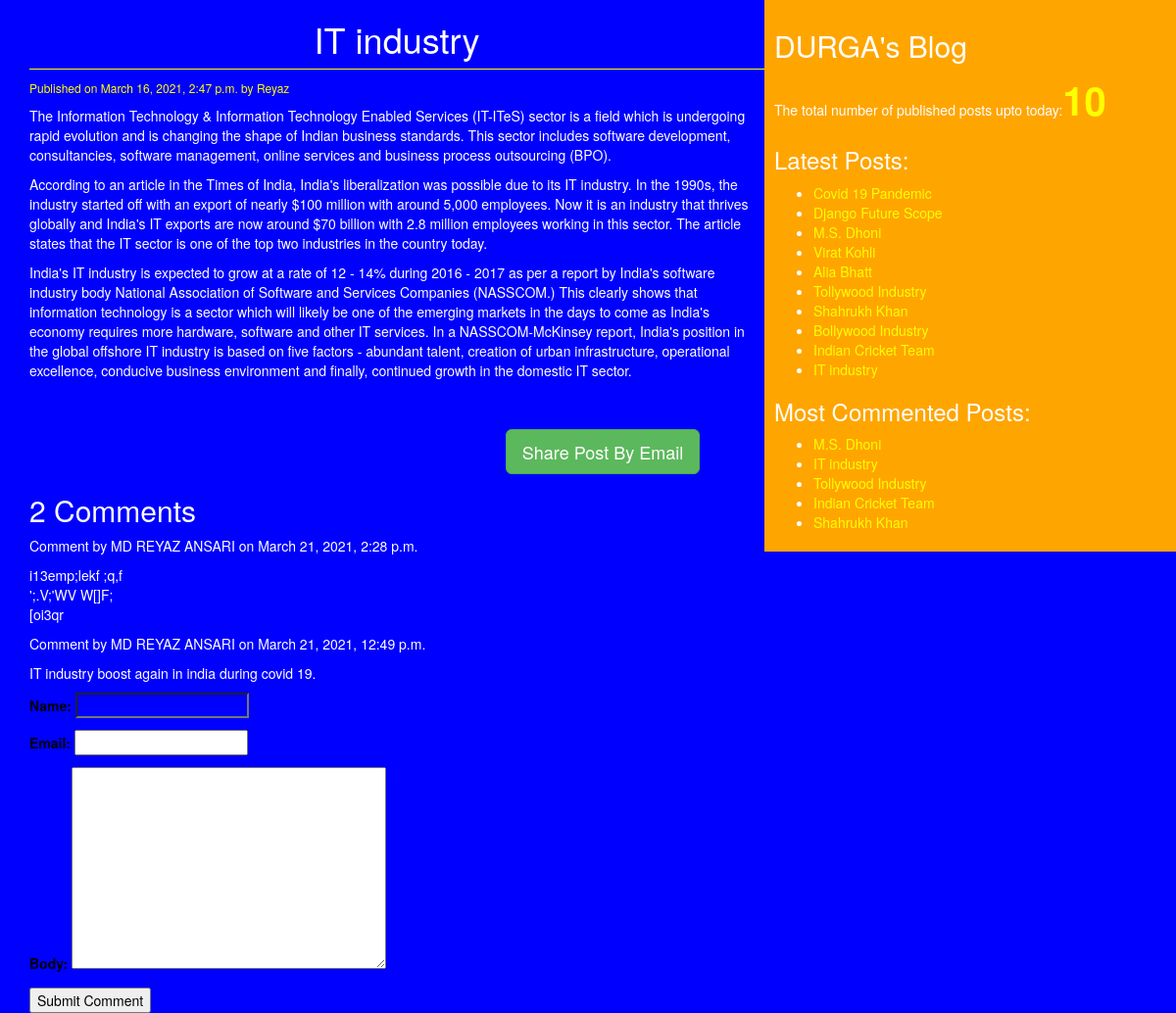
The app's page /2021/03/16/it-industry/ with its own data.
### blog/models.py (models this page shows, shortened)
class Post(models.Model):
    STATUS_CHOICES = (('draft','Draft'),('published','Published'))
    title=models.CharField(max_length=256)
    slug=models.SlugField(max_length=264,unique_for_date='publish')
    author=models.ForeignKey(User, related_name='blog_posts',on_delete=models.CASCADE)
    body=models.TextField()
    publish=models.DateTimeField(default=timezone.now)
    created=models.DateTimeField(auto_now_add=True)
    updated=models.DateTimeField(auto_now=True)
    status=models.CharField(max_length=10,choices=STATUS_CHOICES,default='draft')
    tags=TaggableManager()  # automatic create Tags database table that associated with Post database Table.
    class Meta:
        ordering=('publish','author')
    def get_absolute_url(self):
        return reverse('post_detail', args=[self.publish.year,self.publish.strftime('%m'),
               self.publish.strftime('%d'),self.slug])

class Comment(models.Model):
    post = models.ForeignKey(Post,related_name='comments', on_delete=models.CASCADE)
    name = models.CharField(max_length=32)
    email = models.EmailField()
    body = models.TextField()
    created = models.DateTimeField(auto_now_add=True)
    updated = models.DateTimeField(auto_now=True)
    active = models.BooleanField(default=True)
    class Meta:
        ordering = ('-created',)

### blog/views.py (the view)
def post_detail_view(request,year,month,day,post):
    post = get_object_or_404(Post,slug = post,
                           status ='published',
                           publish__year = year,
                           publish__month = month,
                           publish__day = day)
    comments = post.comments.filter(active=True)
    csubmit=False
    if request.method=='POST':
        form=CommentForm(request.POST)
        if form.is_valid():
            new_comment = form.save(commit=False)
            new_comment.post = post
            new_comment.save()
            csubmit=True
    else:
        form=CommentForm()
    return render(request,'blog/post_detail.html',{'post':post, 'form':form, 'csubmit':csubmit, 'comments':comments})

### blog/forms.py
class CommentForm(forms.ModelForm):
    class Meta:
        model = Comment
        fields = ('name','email','body')

### blog/templatetags/blog_tags.py (called while the page is built)
@register.simple_tag(name='my_tag')
def total_posts():
    return Post.objects.count()

@register.inclusion_tag('blog/latest_posts123.html')
def show_latest_posts(count=3):
    latest_posts=Post.objects.order_by('-publish')[:count]
    return {'latest_posts':latest_posts}

@register.simple_tag
def get_most_commented_posts(count=5):
    return Post.objects.annotate(total_comments=Count('comments')).order_by('-total_comments')[:count]

### templates/blog/post_detail.html (shortened to what this page needs)
<!DOCTYPE html>
{%extends 'blog/base.html'%}
{%block content%}
    <h1>{{post.title}}</h1>
    <p id='date'>Published on {{post.publish}} by {{post.author|title}}</p>
    {{post.body|linebreaks}}<br><br>
    <div class="container" align="center">
        <a href="/{{post.id}}/share" class="btn btn-lg btn-success">Share Post By Email</a>
    </div>
    {%with comments.count as comments_count%}
        <h2>{{comments_count}} Comment{{comments_count|pluralize}}</h2>
    {%endwith%}
    {%if comments%}
        {%for comment in comments%}
            <p>Comment {{forloop.conter}} by {{comment.name}} on {{comment.created}}</p>
        <div class="cb">{{comment.body|linebreaks}}</div>
        {%endfor%}
        {%else%}
        <p>There are no comments Yet!!!</p>
        {%endif%}
    {%if csubmit%}
        <h2>Your Comment Added Successfully</h2>
        {%else%}
        <div class="cform">
            <form method="post">
            {{form.as_p}}
            <input type="submit" name="" value="Submit Comment">
        </form>
        </div>
        {%endif%}
  {%endblock%}

### templates/blog/base.html (shortened to what this page needs)
<!DOCTYPE html>
{%load blog_tags%}
{%load static%}
<html lang="en">
<head>
    <link rel="stylesheet" href="https://maxcdn.bootstrapcdn.com/bootstrap/3.3.7/css/bootstrap.min.css"
>
    <link rel="stylesheet" href="{%static 'css/blog.css' %}">
</head>
<body>
<div class="content">
    {%block content%}{%endblock%}
</div>
<div class="sidebar">
    <h2>DURGA's Blog</h2>
    <p>The total number of published posts upto today:<span id='pcount'>{%my_tag%}</span></p>
    <h3>Latest Posts:</h3>{%show_latest_posts 100%}
    <h3>Most Commented Posts:</h3>
    {%get_most_commented_posts as most_commented_posts%}
    <ul>
        {%for post in most_commented_posts%}
        <li><a href="{{post.get_absolute_url}}">{{post.title}}</a></li>
        {%endfor%}
    </ul>
</div>
</body>
</html>

### templates/blog/latest_posts123.html
<ul>
    {%for post in latest_posts%}
    <li><a href="{{post.get_absolute_url}}">{{post.title}}</a></li>
    {%endfor%}
</ul>

### static/css/blog.css (style rules this page uses)
.content { width:65%; float:left; padding:0 0 0 30px; background:blue; height:100% }
.sidebar { width:35%; float:right; padding:10px; background:orange; hieght:100%; }
h1 { text-align:center; border-bottom: 1px solid yellow; padding-bottom: 10px; }
body { color:white; background:blue }
#date { color:yellow; font-size: 12px; }
a { color:yellow; }
input[type='text'] { background:blue; color:white; }
.cform { color:black; }
#pcount { font-size: 40px; color: yellow; font-weight:bold; }

### records on screen
Post: title "IT industry", publish "March 16, 2021, 2:47 p.m.", author "Reyaz", body "The Information Technology & Information Technology Enabled Services (IT-ITeS) sector is a field which is undergoing rapid evolution and is changing the shape of Indian business standards. This sector includes software development, consultancies, software management, online services and business process outsourcing (BPO). According to an article in the Times of India, India's liberalization was possible due to its IT industry. In the 1990s, the industry started off with an export of nearly $100 million with around 5,000 employees. Now it is an industry that thrives globally and India's IT exports are now around $70 billion with 2.8 million employees working in this sector. The article…"
Comment: name "MD REYAZ ANSARI", created "March 21, 2021, 2:28 p.m.", body "i13emp;lekf ;q,f ';.V;'WV W[]F; [oi3qr"
Comment: name "MD REYAZ ANSARI", created "March 21, 2021, 12:49 p.m.", body "IT industry boost again in india during covid 19."
Post: title "Covid 19 Pandemic"
Post: title "Django Future Scope"
Post: title "M.S. Dhoni"
Post: title "Virat Kohli"
Post: title "Alia Bhatt"
Post: title "Tollywood Industry"
Post: title "Shahrukh Khan"
Post: title "Bollywood Industry"
Post: title "Indian Cricket Team"

### other values on screen
{{ comments_count }} "2"
